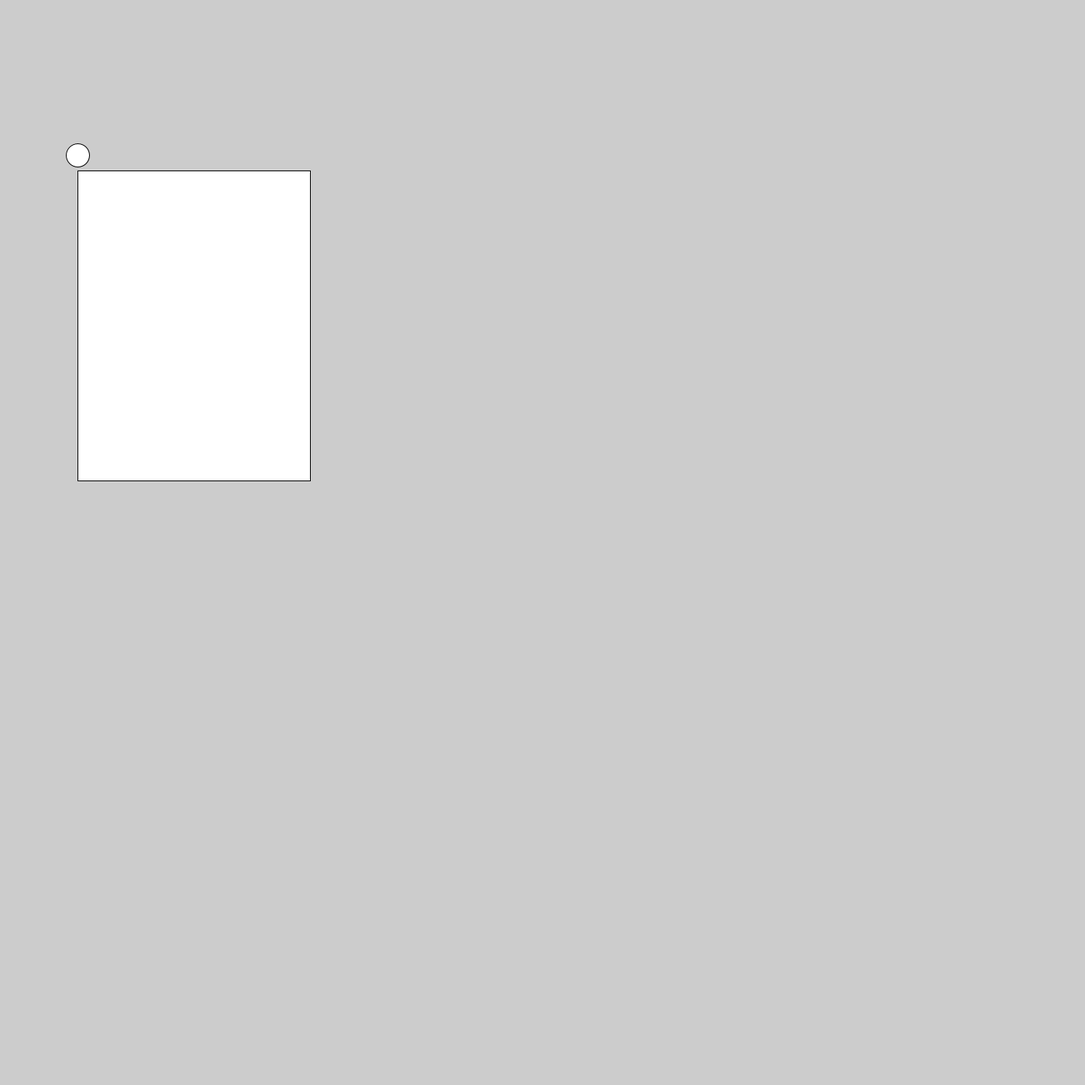
Frame 1 (no input)
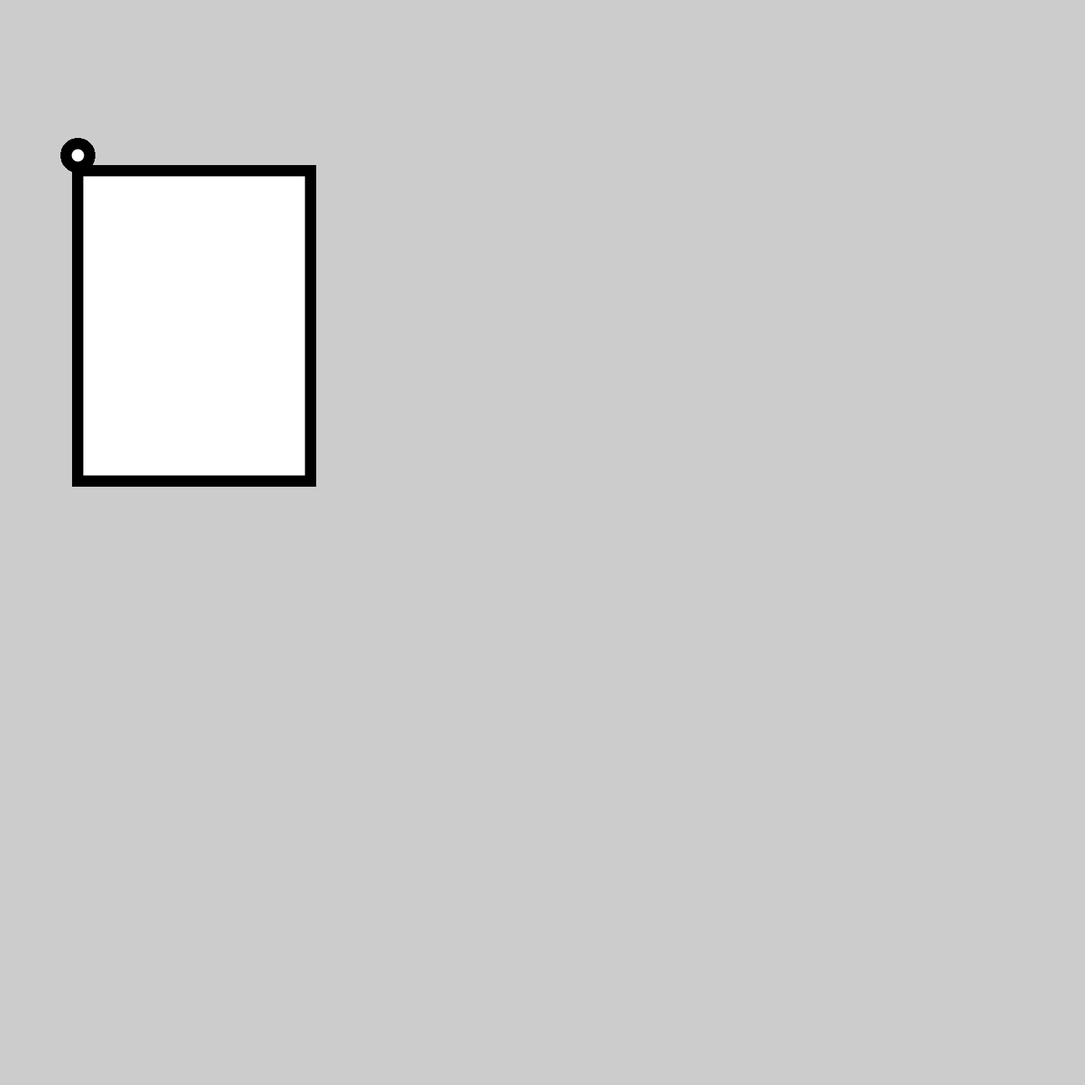
Frame 60 (the mouse pressed at the canvas centre just before this capture)
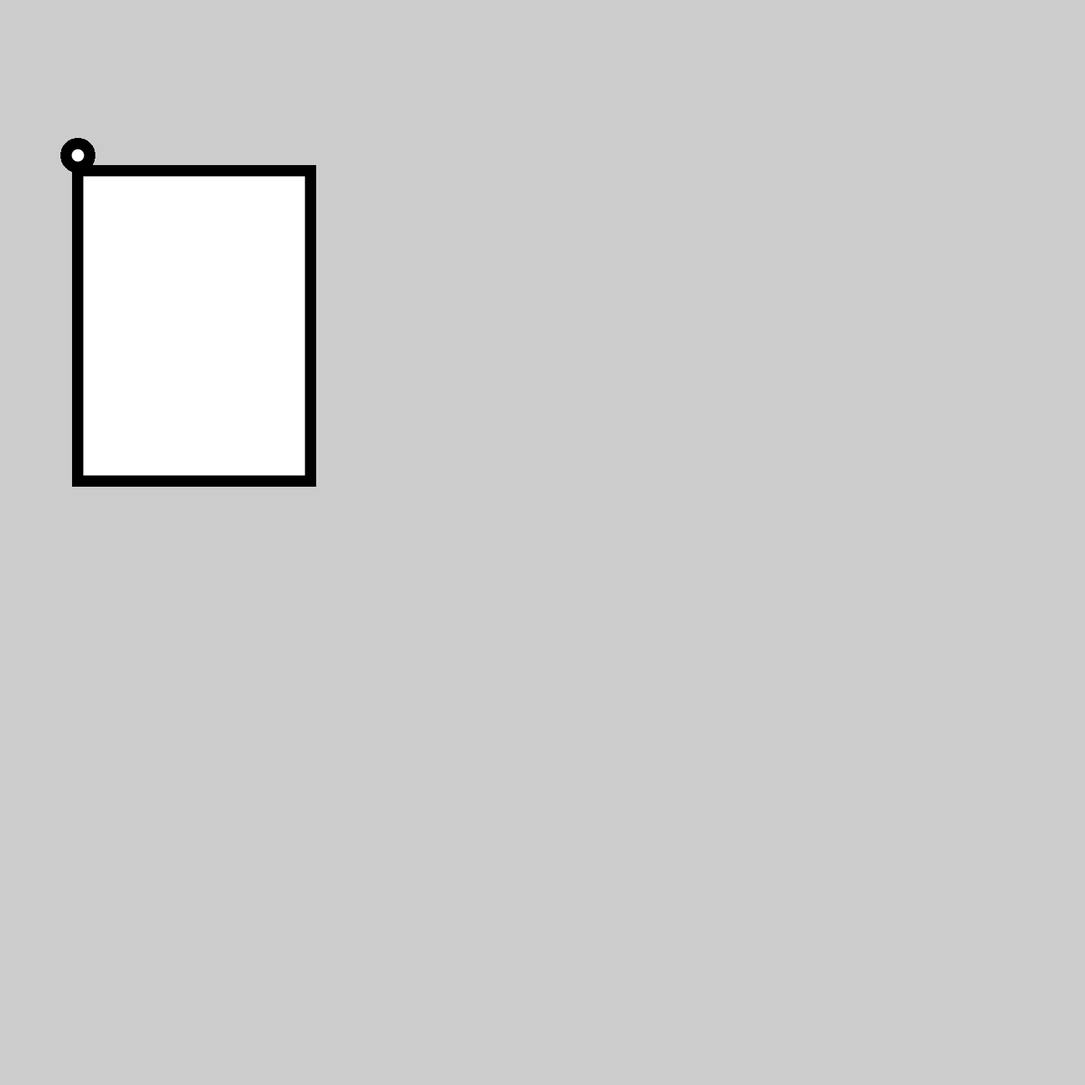
Frame 120 (the mouse held since frame 60 and released just before this capture)

The Processing sketch that drew these frames (run headless with seeded random() and noise(); from frame 60 on, the mouse is pressed at the canvas centre):

// Processing sketch: sketch_210520a
// ── sketch_210520a.pde
PShape rect;
PShape circle;
void setup(){
  size(1400, 1400);
   createImage(300,400,RGB);



 
}
 void draw(){
     rect(100,220,300,400);
     circle(100,200,30);
     
     strokeWeight(14);
   
 }
